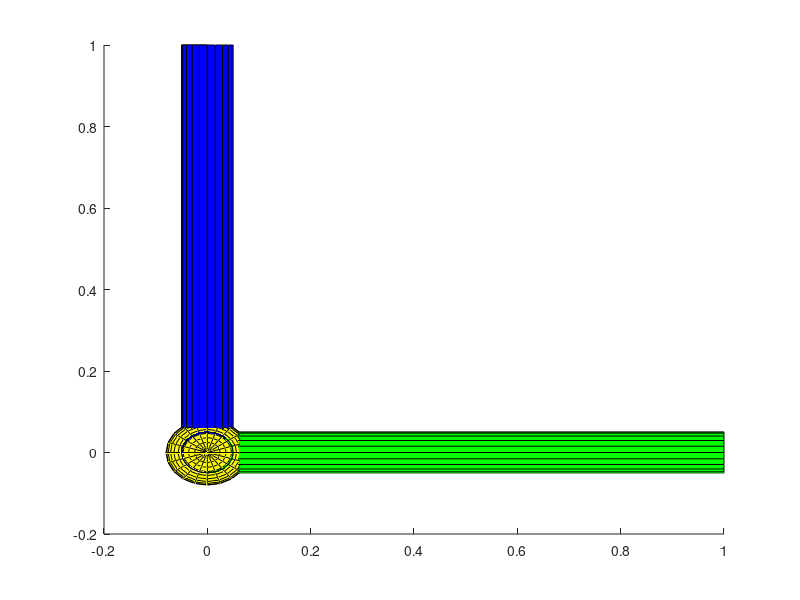

MATLAB code for this plot:
function t_frame = get_frame_handle(varargin)
    scale = 1;
    color_intensity = 1;
    
    if (nargin > 0)
        scale = varargin{1};
    end
    
    if (nargin > 1)
        color_intensity = varargin{2};
    end
    
    
    x_axis_color = color_intensity * [0 1 0];
    y_axis_color = color_intensity * [0 0 1];
    z_axis_color = color_intensity * [1 0 0];
    frame_origin_color = color_intensity * [1 1 0];
   
    r = 0.05;
    [X, Y, Z] = cylinder(r);
    Z(2,:) = 1;
    X=scale*X; Y=scale*Y; Z=scale*Z;
    Xx=Z; Xy=X; Xz=Y;
    Yx=Y; Yy=Z; Yz=X;
    Zx=X; Zy=Y; Zz=Z;

    [Cx, Cy, Cz] = sphere();
    sr = scale * 1.6 * r;
    Cx=sr*Cx; Cy=sr*Cy; Cz=sr*Cz;

    h(1) = surface(Xx,Xy,Xz,'FaceColor',x_axis_color);       % x-axis
    h(2) = surface(Yx,Yy,Yz,'FaceColor',y_axis_color);       % y-axis
    h(3) = surface(Zx,Zy,Zz,'FaceColor',z_axis_color);       % z-axis
    h(4) = surface(Cx,Cy,Cz,'FaceColor',frame_origin_color); % frame origin
    
    t_frame = hgtransform();
    set(h,'Parent',t_frame);
end